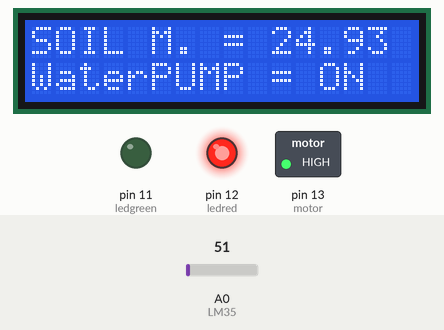
This sketch was run on a simulated Arduino Uno, built with avr-gcc and run on an emulated ATmega328P. On the bench: 16×2 character LCD, switched loads named in the sketch (green lamp = pin HIGH), output pins drawn as LEDs (lit = HIGH). The test bench sets the inputs (shaded band); at power-on: A0 (LM35) = 51. What the sketch prints to the serial monitor is not drawn.

Above: at 6.2 s.
6.3 s: A0 (LM35) set to 23
At 7.5 s:
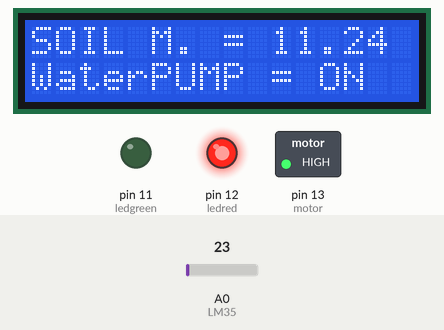
7.8 s: A0 (LM35) set to 19
At 9.0 s:
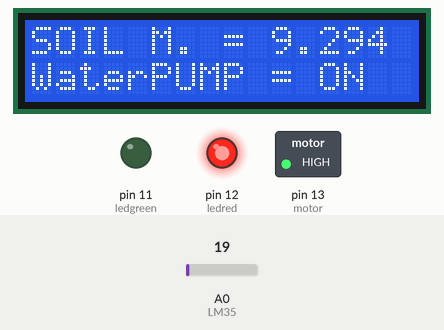
9.3 s: A0 (LM35) set to 30
At 10.2 s:
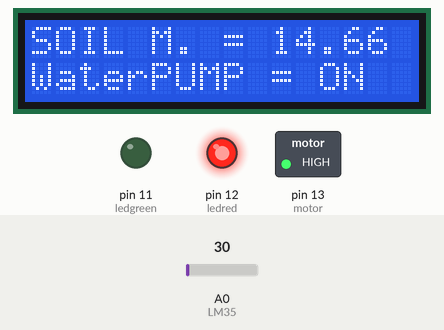
Timing chart, 0 to 12.3 s (numbered marks = the images above; inputs shaded):
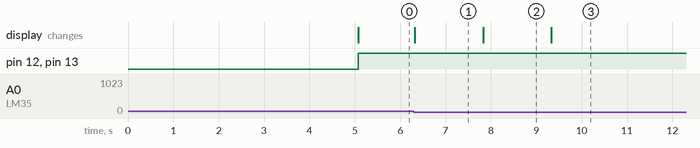

Measured:
- after the input at 6.3 s, the display: changes at once (image 1)
- after the input at 7.8 s, the display: changes at once (image 2)
- after the input at 9.3 s, the display: changes at once (image 3)

The sketch:

Smart_plant_monitering_system.ino
```cpp
#include <LiquidCrystal.h>
const int LM35 = A0;
const int motor =13 ;
const int ledred = 12;
const int ledgreen = 11;
int prcentageValue =0;

LiquidCrystal Lcd(2,3,4,5,6,7);
void setup()
{
  Serial.begin(9600);
  Lcd.begin(16,2);
  Lcd.print("AUTOMATED CROP");
  Lcd.setCursor(0,1);
  Lcd.print("Water System");
  pinMode(motor,OUTPUT);
  pinMode(ledred,OUTPUT);
  pinMode(ledgreen,OUTPUT);
  delay(5000);
  Lcd.clear();
  Lcd.print("SOIL M. =");
  Lcd.setCursor(0,1);
  Lcd.print("WaterPUMP = ");

}

void loop()
{
  int value = analogRead(LM35);
  float Moistuer = value * 500.0/1023.0;
  Lcd.setCursor(10,0);
  Lcd.print(Moistuer);
  Lcd.setCursor(12,1);

  if (Moistuer < 300)
  {
    digitalWrite(motor,HIGH);
    digitalWrite(ledred,HIGH);
    digitalWrite(ledgreen,LOW);
    Lcd.print("ON");
  }
  else{
    digitalWrite(motor,LOW);
    digitalWrite(ledred,LOW);
    digitalWrite(ledgreen,HIGH);
    Lcd.print("OFF");

  }
 Serial.print("Moistuer");
  Serial.println(Moistuer);
}
```
